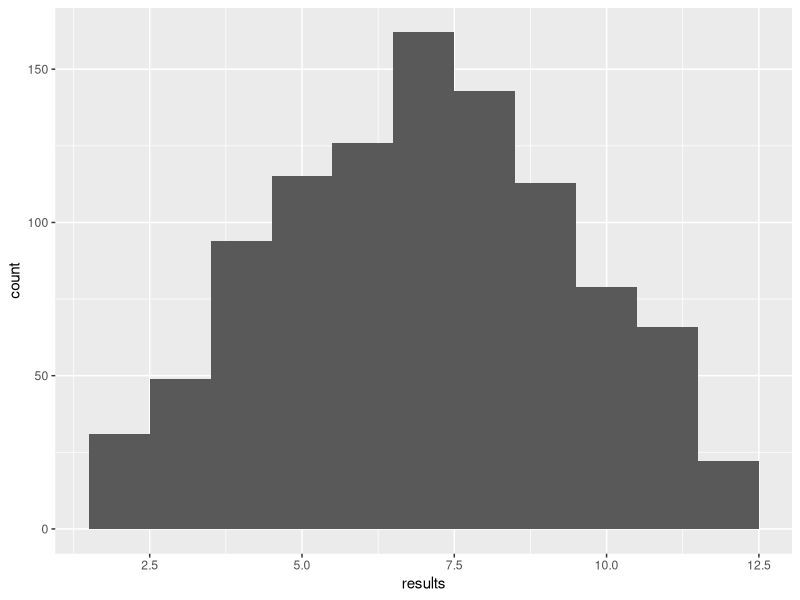

Recreate this plot in R.
## ---- chunk 1
knitr::opts_chunk$set(echo = TRUE)

library(tidyverse)
## ---- chunk 2
roll_one_die <- function() {
  sample(1:6, 1, replace=TRUE)
}

roll_two_dice <- function() {
  roll_one_die() + roll_one_die()
}

roll_n_dice <- function(n) {
  stopifnot(is.numeric(n))
  sample(1:6, n, replace=TRUE)
}
## ---- chunk 3
# rolling a thousand dice
rolls <- tibble(results = map_int(1:1000, ~ roll_two_dice()))

ggplot(rolls, aes(results)) + geom_histogram(binwidth=1)
